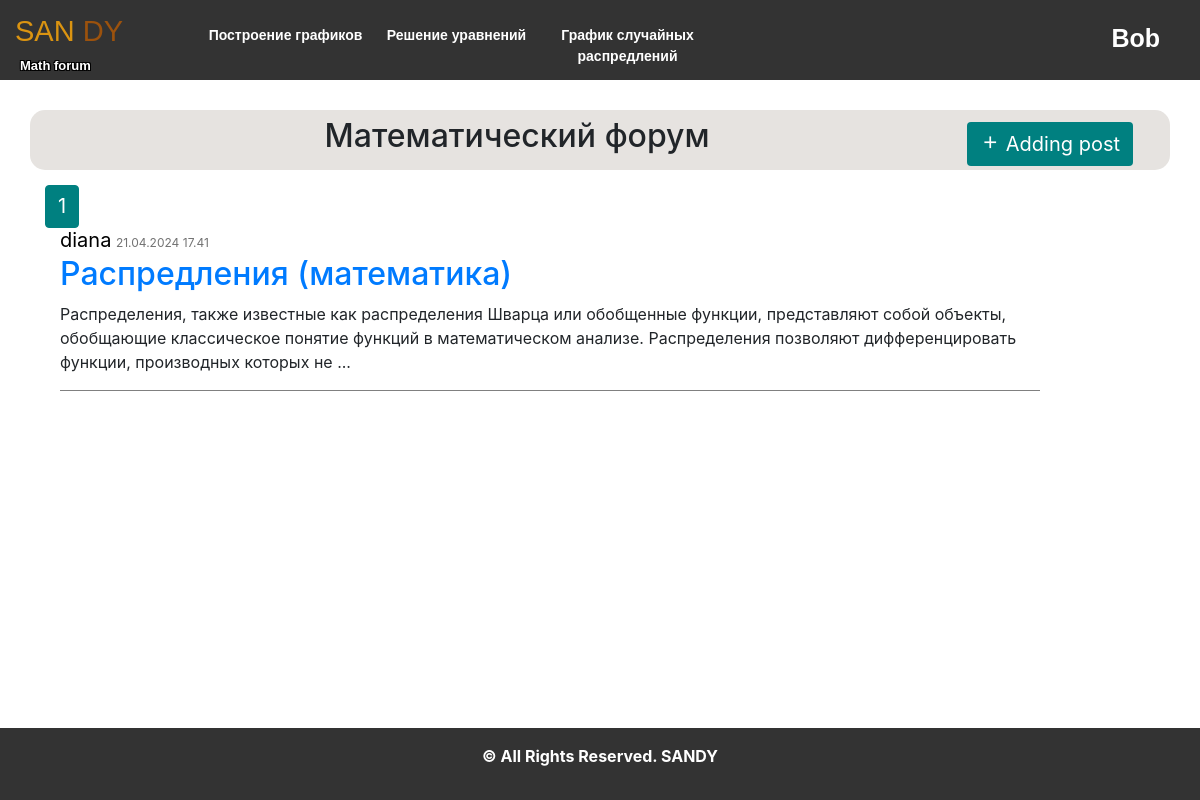
Page /forum (signed in) on the committed database.
### data/users.py (models this page shows, shortened)
class User(SqlAlchemyBase, UserMixin, SerializerMixin):
    __tablename__ = 'users'
    id = sqlalchemy.Column(sqlalchemy.Integer, primary_key=True, autoincrement=True)
    username = sqlalchemy.Column(sqlalchemy.String, nullable=True)
    email = sqlalchemy.Column(sqlalchemy.String, index=True, unique=True, nullable=True)
    hashed_password = sqlalchemy.Column(sqlalchemy.String, nullable=True)
    post = orm.relationship("Post", back_populates='user')

### data/post.py (models this page shows, shortened)
class Post(SqlAlchemyBase, SerializerMixin):
    __tablename__ = 'posts'
    id = sqlalchemy.Column(sqlalchemy.Integer, primary_key=True, autoincrement=True)
    team_leader = sqlalchemy.Column(sqlalchemy.Integer, sqlalchemy.ForeignKey("users.id"))
    user = orm.relationship('User')
    title = sqlalchemy.Column(sqlalchemy.String, nullable=True)
    posts = sqlalchemy.Column(sqlalchemy.String, nullable=True)
    views = sqlalchemy.Column(sqlalchemy.Integer, default=0)
    image_post = sqlalchemy.Column(sqlalchemy.String(50), nullable=False, default='default.jpg')
    start_date = sqlalchemy.Column(sqlalchemy.DateTime, default=datetime.datetime.now)

### flask_app.py (the view)
@app.route("/", methods=['GET', 'POST'])
@app.route("/forum", methods=['GET', 'POST'])
def forum():
    session = db_session.create_session()
    posts = session.query(Post).all()
    if posts:
        page = request.args.get('page', 1, type=int)  # Получаем номер текущей страницы из параметров запроса
        per_page = 3  # Количество постов на одной странице
        total_posts = len(posts)  # Общее количество постов
        start_index = (page - 1) * per_page
        end_index = min(start_index + per_page, total_posts)
        posts_on_page = posts[start_index:end_index]
        pagination_info = {
            'total': total_posts,
            'page': page,
            'per_page': per_page,
            'pages': total_posts // per_page + (1 if total_posts % per_page > 0 else 0)
        }
        total_pages = total_posts // per_page + (1 if total_posts % per_page > 0 else 0)
        return render_template("index.html", title='Математический форум',
                           posts=posts_on_page, total_pages=total_pages, page=page)
    return render_template("index.html", title='Математический форум',
                           either="Пока ещё не опубликовано ни одного поста", total_pages=0)

### data/db_session.py (called while the page is built)
def create_session() -> Session:
    global __factory
    return __factory()

### flask_app.py (called while the page is built)
@login_manager.user_loader
def load_user(user_id):
    db_sess = db_session.create_session()
    return db_sess.query(User).get(user_id)

### templates/index.html
{% extends "base.html" %}
{% block content %}
<div class="container">
    <div class="header" style="text-align: center; margin: 15px; padding: 7px;">
        <a href="/post" class="btn" style="margin-top: 5px;"><i class='bx bx-plus'></i> Adding post</a>
        <h2>{{title}}</h2>
    </div>
    {% if either %}
        <div style="background-color: #fff; text-align: center;"><h3>{{ either}}</h3></div>
    {% else %}
        {% if posts %}
            <div class="container_blog">
                <div class="blog_content">
                  {% for item in posts %}
                    <div class="post-content">
                        <a style="font-size: 20px; color: black;">{{item.user.username}}</a>
                        <a style="color: #727272; font-size: 12px;">{{item.start_date.strftime('%d.%m.%Y %H.%M')}}</a>
                        <a href="{{ url_for('look_post', post_id=item.id) }}"><h2>{{item.title}}</h2></a>
                        {% if item.posts|count >= 100 or item %}
                            <p class="article-content" align="left">{{ item.posts|safe|truncate(250, True) }}
                        {% else %}
                            <p class="article-content" align="left">{{ item.posts }}</p>
                        {% endif %}
                        <hr />
                    </div>
                  {% endfor %}
                </div>
            </div>
        {% endif %}
        <nav aria-label="Page navigation example" style="float: left; margin-bottom: 10px; text-align: center; ">
          <ul class="pagination justify-content-center">
            {% for page_num in range(1, total_pages + 1) %}
              {% if page_num == page %}
                <li class="page-item active"><a class="page-link" href="{{ url_for('forum', page=page_num) }}"
                                                style="background-color: teal; border-color: teal;">{{ page_num }}</a></li>
              {% else %}
                <li class="page-item"><a class="page-link" href="{{ url_for('forum', page=page_num) }}"
                                         style="color: black">{{ page_num }}</a></li>
              {% endif %}
            {% endfor %}
          </ul>
        </nav>
    {% endif %}
</div>
{% endblock %}

### templates/base.html (shortened to what this page needs)
<!doctype html>
<html lang="en">
  <head>
    <link rel="stylesheet" href="/static/css/style.css">
    <link rel="stylesheet" href="https://cdn.jsdelivr.net/npm/bootstrap-icons@1.11.3/font/bootstrap-icons.min.css">
    <link rel="stylesheet"
          href="https://stackpath.bootstrapcdn.com/bootstrap/4.4.1/css/bootstrap.min.css"
>
    <link href='https://unpkg.com/boxicons@2.1.4/css/boxicons.min.css' rel='stylesheet'>
  </head>
  <body>
    <div id="block-body">
      <header>
        <div class="logo">
          <a href="/" style="text-decoration: none">
            <span class="use">SAN</span>
            <span class="web">DY</span>
          </a>
          <p>Math forum</p>
        </div>
        <div class="top-menu">
          <ul>
            <li><a href="/graf">Построение графиков</a></li>
            <li><a href="/uravn">Решение уравнений</a></li>
            <li><a href="/raspr">График случайных распредлений</a></li>
          </ul>
        </div>
        <div class="block-top-auth">
          {% if current_user.is_authenticated %}
          <a class="nikname" href="/logout" title="log out" >{{ current_user.username }}</a>
          {% else %}
          <p><a href="/register" >Регистрация</a></p>
          <p><a href="/login" >Вход</a></p>
          {% endif %}
        </div>
      </header>
    </div>
    <main>
      {% block content %}
      {% endblock %}
    </main>
    <footer class="page-footer">
      <p><b>© All Rights Reserved. SANDY</b></p>
    </footer>
  </body>
</html>

### static/css/style.css (style rules this page uses)
* { margin: 0; padding: 0; }
body { background-image: url("../img/white-needle.png"); }
#block-body { width: 100%; height: auto; }
header { width: screen width; height: 80px; background-color: #333; }
.logo { width: 200px; float: left; height: 80px; }
.logo a { display: block; margin-left: 15px; margin-top: 10px; font-family: "Exo2-Bold", sans-serif; font-size: 29px; color: #b2aeb2; text-decoration: none; cursor: pointer; }
.use { color: #db9411; }
.web { color: hsl(29, 85%, 33%); }
.logo p { margin-left: 20px; margin-top: 2px; margin-bottom: 5px; font-family: "Exo2-Medium", sans-serif; font-size: 13px; color: white; font-weight: 800; text-shadow: -1px -1px 0 #000, 1px -1px 0 #000, -1px 1px 0 #000, 1px 1px 0 #000; }
.top-menu { width: screen width; height: 80px; float: left; }
.top-menu ul li { list-style: none; float: left; text-align: center; }
.top-menu ul li a { display: block; width: 171px; text-decoration: none; font-family: "Exo2-Medium", sans-serif; font-size: 14px; color: white; height: 80px; padding-top: 25px; cursor: pointer; font-weight: 550; border-radius: 20px; }
.block-top-auth { width: 100px; float: right; margin-right: 40px; height: 80px; }
.block-top-auth a { text-decoration: none; color: white; font-family: "Exo2-Medium", sans-serif; font-size: 15px; font-weight: 700; text-decoration: underline; cursor: pointer; }
.block-top-auth .nikname { font-size: 25px; text-decoration: none; margin-top: 20px; float: right; }
.page-footer { padding: 1rem; background: #333; color: #fff; text-align: center; }
body { display: flex; flex-direction: column; }
html, body { min-height: 100vh; }
main { flex-grow: 1; }
footer { flex-grow: 0; }
.container { margin: 30px; border: 10px; background-color: #e6e3e0; border-radius: 15px; }
.container_blog { display: block; position: absolute; margin-top: 15px; }
.post-content { padding: 20px 10px 10px 10px; margin: 5px; max-width: 1000px; }
.post-content { width: 1000px; }
.container .header .btn { background-color: teal; color: #fff; transition: all .7s; float: right; }
.container hr { display: block; height: 1px; border: 0; border-top: 1px solid grey; margin: 1em 0; padding: 0; }
.container a { font-size: 20px; margin-bottom: 15px; }

### rows in the picture
User: username "Bob"
Post: user.username "diana", start_date "21.04.2024 17.41", title "Распредления (математика)", posts "Распределения, также известные как распределения Шварца или обобщенные функции, представляют собой объекты, обобщающие классическое понятие функций в математическом анализе. Распределения позволяют дифференцировать функции, производных которых не ..."

### other values in the picture
{{ title }} "Математический форум"
{{ page_num }} "1"
